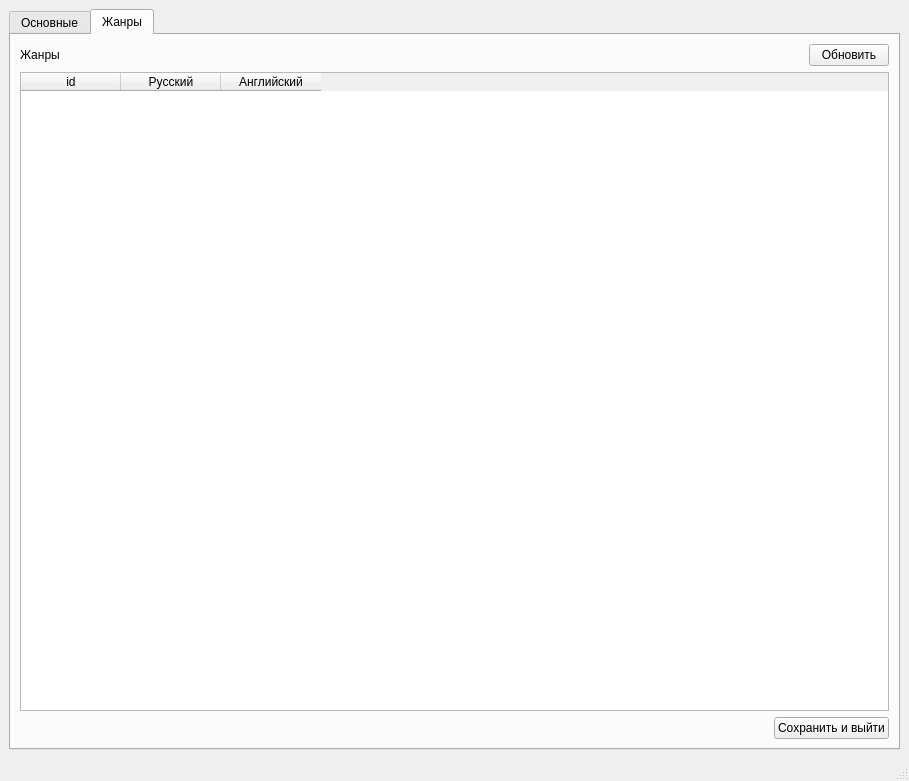
<?xml version="1.0" encoding="UTF-8"?>
<ui version="4.0">
 <class>SettingsApp</class>
 <widget class="QMainWindow" name="SettingsApp">
  <property name="geometry">
   <rect>
    <x>0</x>
    <y>0</y>
    <width>909</width>
    <height>781</height>
   </rect>
  </property>
  <property name="windowTitle">
   <string notr="true">MainWindow</string>
  </property>
  <widget class="QWidget" name="centralwidget">
   <layout class="QGridLayout" name="gridLayout_2">
    <item row="1" column="0">
     <widget class="QTabWidget" name="tabWidget">
      <property name="currentIndex">
       <number>1</number>
      </property>
      <widget class="QWidget" name="tabGeneral">
       <attribute name="title">
        <string>Основные</string>
       </attribute>
       <layout class="QVBoxLayout" name="verticalLayout_2">
        <item>
         <layout class="QVBoxLayout" name="verticalLayout">
          <item>
           <layout class="QHBoxLayout" name="horizontalLayout_3">
            <item>
             <spacer name="horizontalSpacer_3">
              <property name="orientation">
               <enum>Qt::Orientation::Horizontal</enum>
              </property>
              <property name="sizeHint" stdset="0">
               <size>
                <width>40</width>
                <height>20</height>
               </size>
              </property>
             </spacer>
            </item>
            <item>
             <widget class="QLabel" name="label">
              <property name="text">
               <string>Язык по умолчанию:</string>
              </property>
             </widget>
            </item>
            <item>
             <widget class="QComboBox" name="defLangComboBox">
              <property name="minimumSize">
               <size>
                <width>125</width>
                <height>0</height>
               </size>
              </property>
              <item>
               <property name="text">
                <string>Английский</string>
               </property>
               <property name="icon">
                <iconset resource="data.qrc">
                 <normaloff>:/icons/en</normaloff>:/icons/en</iconset>
               </property>
              </item>
              <item>
               <property name="text">
                <string>Русский</string>
               </property>
               <property name="icon">
                <iconset resource="data.qrc">
                 <normaloff>:/icons/ru</normaloff>:/icons/ru</iconset>
               </property>
              </item>
             </widget>
            </item>
           </layout>
          </item>
         </layout>
        </item>
        <item>
         <layout class="QVBoxLayout" name="topLayout">
          <item>
           <widget class="QTableWidget" name="tableDirsType">
            <property name="enabled">
             <bool>true</bool>
            </property>
            <property name="autoFillBackground">
             <bool>true</bool>
            </property>
            <property name="alternatingRowColors">
             <bool>true</bool>
            </property>
            <attribute name="horizontalHeaderCascadingSectionResizes">
             <bool>false</bool>
            </attribute>
            <column>
             <property name="text">
              <string>Путь</string>
             </property>
            </column>
            <column>
             <property name="text">
              <string>Тип медиа</string>
             </property>
            </column>
           </widget>
          </item>
          <item>
           <layout class="QHBoxLayout" name="horizontalLayout">
            <item>
             <spacer name="horizontalSpacer_2">
              <property name="orientation">
               <enum>Qt::Orientation::Horizontal</enum>
              </property>
              <property name="sizeHint" stdset="0">
               <size>
                <width>40</width>
                <height>20</height>
               </size>
              </property>
             </spacer>
            </item>
            <item>
             <widget class="QPushButton" name="addPath">
              <property name="text">
               <string/>
              </property>
              <property name="icon">
               <iconset resource="data.qrc">
                <normaloff>:/icons/add</normaloff>:/icons/add</iconset>
              </property>
              <property name="iconSize">
               <size>
                <width>32</width>
                <height>32</height>
               </size>
              </property>
              <property name="flat">
               <bool>true</bool>
              </property>
             </widget>
            </item>
            <item>
             <widget class="QPushButton" name="removeLibraryRow">
              <property name="text">
               <string notr="true"/>
              </property>
              <property name="icon">
               <iconset resource="data.qrc">
                <normaloff>:/icons/remove</normaloff>:/icons/remove</iconset>
              </property>
              <property name="iconSize">
               <size>
                <width>32</width>
                <height>32</height>
               </size>
              </property>
              <property name="flat">
               <bool>true</bool>
              </property>
             </widget>
            </item>
           </layout>
          </item>
         </layout>
        </item>
        <item>
         <spacer name="verticalSpacer">
          <property name="orientation">
           <enum>Qt::Orientation::Vertical</enum>
          </property>
          <property name="sizeHint" stdset="0">
           <size>
            <width>20</width>
            <height>292</height>
           </size>
          </property>
         </spacer>
        </item>
        <item>
         <layout class="QHBoxLayout" name="bottomLayout">
          <item>
           <spacer name="horizontalSpacer">
            <property name="orientation">
             <enum>Qt::Orientation::Horizontal</enum>
            </property>
            <property name="sizeType">
             <enum>QSizePolicy::Policy::Expanding</enum>
            </property>
            <property name="sizeHint" stdset="0">
             <size>
              <width>40</width>
              <height>20</height>
             </size>
            </property>
           </spacer>
          </item>
          <item>
           <widget class="QPushButton" name="applySaveSettings">
            <property name="text">
             <string>Применить</string>
            </property>
           </widget>
          </item>
          <item>
           <widget class="QPushButton" name="saveButton">
            <property name="text">
             <string>Сохранить и выйти</string>
            </property>
           </widget>
          </item>
         </layout>
        </item>
       </layout>
      </widget>
      <widget class="QWidget" name="tabGenres">
       <attribute name="title">
        <string>Жанры</string>
       </attribute>
       <layout class="QVBoxLayout" name="verticalLayout_3">
        <item>
         <layout class="QVBoxLayout" name="verticalLayout_4">
          <item>
           <layout class="QHBoxLayout" name="horizontalLayout_5">
            <item>
             <widget class="QLabel" name="label_2">
              <property name="text">
               <string>Жанры</string>
              </property>
             </widget>
            </item>
            <item>
             <spacer name="horizontalSpacer_6">
              <property name="orientation">
               <enum>Qt::Orientation::Horizontal</enum>
              </property>
              <property name="sizeType">
               <enum>QSizePolicy::Policy::Expanding</enum>
              </property>
              <property name="sizeHint" stdset="0">
               <size>
                <width>50</width>
                <height>20</height>
               </size>
              </property>
             </spacer>
            </item>
            <item>
             <widget class="QPushButton" name="refreshGenreList">
              <property name="text">
               <string>Обновить</string>
              </property>
             </widget>
            </item>
           </layout>
          </item>
          <item>
           <layout class="QHBoxLayout" name="horizontalLayout_4">
            <item>
             <widget class="QTableWidget" name="tableGenreList">
              <property name="editTriggers">
               <set>QAbstractItemView::EditTrigger::NoEditTriggers</set>
              </property>
              <property name="sortingEnabled">
               <bool>true</bool>
              </property>
              <column>
               <property name="text">
                <string>id</string>
               </property>
              </column>
              <column>
               <property name="text">
                <string>Русский</string>
               </property>
              </column>
              <column>
               <property name="text">
                <string>Английский</string>
               </property>
              </column>
             </widget>
            </item>
           </layout>
          </item>
         </layout>
        </item>
        <item>
         <layout class="QHBoxLayout" name="horizontalLayout_2">
          <item>
           <spacer name="horizontalSpacer_4">
            <property name="orientation">
             <enum>Qt::Orientation::Horizontal</enum>
            </property>
            <property name="sizeHint" stdset="0">
             <size>
              <width>866</width>
              <height>20</height>
             </size>
            </property>
           </spacer>
          </item>
          <item>
           <widget class="QPushButton" name="saveCloseGenreSettings">
            <property name="text">
             <string>Сохранить и выйти</string>
            </property>
           </widget>
          </item>
         </layout>
        </item>
       </layout>
      </widget>
     </widget>
    </item>
   </layout>
  </widget>
  <widget class="QMenuBar" name="menubar">
   <property name="geometry">
    <rect>
     <x>0</x>
     <y>0</y>
     <width>909</width>
     <height>23</height>
    </rect>
   </property>
  </widget>
  <widget class="QStatusBar" name="statusbar"/>
 </widget>
 <resources>
  <include location="data.qrc"/>
 </resources>
 <connections/>
</ui>
